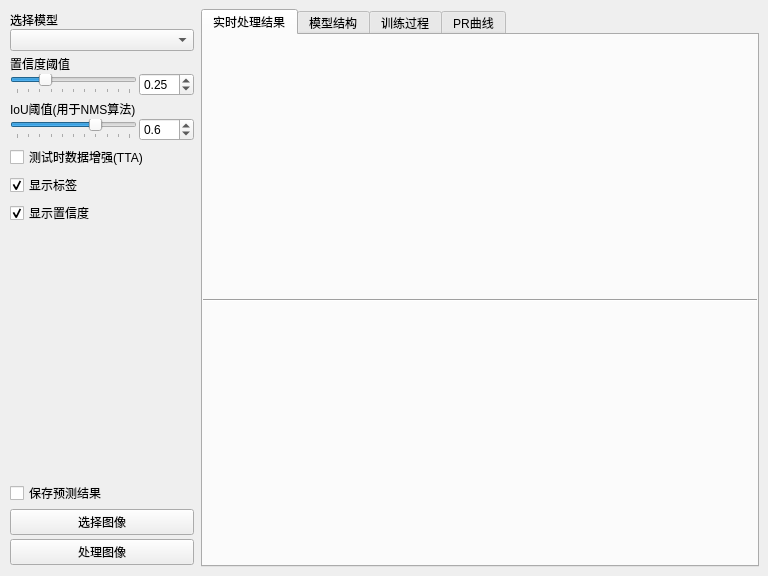
<?xml version="1.0" encoding="UTF-8"?>
<ui version="4.0">
 <class>MainWindow</class>
 <widget class="QMainWindow" name="MainWindow">
  <property name="geometry">
   <rect>
    <x>0</x>
    <y>0</y>
    <width>768</width>
    <height>576</height>
   </rect>
  </property>
  <property name="minimumSize">
   <size>
    <width>640</width>
    <height>480</height>
   </size>
  </property>
  <property name="windowTitle">
   <string>SAR图像舰船目标识别</string>
  </property>
  <property name="iconSize">
   <size>
    <width>24</width>
    <height>24</height>
   </size>
  </property>
  <property name="toolButtonStyle">
   <enum>Qt::ToolButtonIconOnly</enum>
  </property>
  <widget class="QWidget" name="centralwidget">
   <layout class="QHBoxLayout" name="mainHorizontalLayout" stretch="1,3">
    <item>
     <widget class="QWidget" name="leftPannel" native="true">
      <property name="sizePolicy">
       <sizepolicy hsizetype="Preferred" vsizetype="Preferred">
        <horstretch>0</horstretch>
        <verstretch>0</verstretch>
       </sizepolicy>
      </property>
      <property name="minimumSize">
       <size>
        <width>175</width>
        <height>0</height>
       </size>
      </property>
      <property name="maximumSize">
       <size>
        <width>200</width>
        <height>16777215</height>
       </size>
      </property>
      <layout class="QVBoxLayout" name="pannelVerticalLayout">
       <property name="spacing">
        <number>4</number>
       </property>
       <property name="leftMargin">
        <number>1</number>
       </property>
       <property name="topMargin">
        <number>2</number>
       </property>
       <property name="rightMargin">
        <number>1</number>
       </property>
       <property name="bottomMargin">
        <number>2</number>
       </property>
       <item>
        <layout class="QVBoxLayout" name="modelVerticalLayout">
         <property name="spacing">
          <number>0</number>
         </property>
         <item>
          <widget class="QLabel" name="modelLabel">
           <property name="text">
            <string>选择模型</string>
           </property>
          </widget>
         </item>
         <item>
          <widget class="QComboBox" name="modelComboBox">
           <property name="editable">
            <bool>false</bool>
           </property>
           <property name="currentText">
            <string/>
           </property>
           <property name="currentIndex">
            <number>-1</number>
           </property>
           <property name="placeholderText">
            <string/>
           </property>
          </widget>
         </item>
        </layout>
       </item>
       <item>
        <layout class="QVBoxLayout" name="confVerticalLayout">
         <property name="spacing">
          <number>0</number>
         </property>
         <item>
          <widget class="QLabel" name="confLabel">
           <property name="text">
            <string>置信度阈值</string>
           </property>
           <property name="textFormat">
            <enum>Qt::PlainText</enum>
           </property>
           <property name="scaledContents">
            <bool>false</bool>
           </property>
           <property name="wordWrap">
            <bool>false</bool>
           </property>
          </widget>
         </item>
         <item>
          <widget class="QWidget" name="confWidget" native="true">
           <layout class="QHBoxLayout" name="confHorizontalLayout" stretch="7,3">
            <property name="spacing">
             <number>2</number>
            </property>
            <property name="leftMargin">
             <number>0</number>
            </property>
            <property name="topMargin">
             <number>0</number>
            </property>
            <property name="rightMargin">
             <number>0</number>
            </property>
            <property name="bottomMargin">
             <number>0</number>
            </property>
            <item>
             <widget class="QSlider" name="confSlider">
              <property name="maximum">
               <number>100</number>
              </property>
              <property name="singleStep">
               <number>5</number>
              </property>
              <property name="value">
               <number>25</number>
              </property>
              <property name="tracking">
               <bool>true</bool>
              </property>
              <property name="orientation">
               <enum>Qt::Horizontal</enum>
              </property>
              <property name="invertedAppearance">
               <bool>false</bool>
              </property>
              <property name="invertedControls">
               <bool>false</bool>
              </property>
              <property name="tickPosition">
               <enum>QSlider::TicksBelow</enum>
              </property>
              <property name="tickInterval">
               <number>10</number>
              </property>
             </widget>
            </item>
            <item>
             <widget class="QDoubleSpinBox" name="confSpinBox">
              <property name="decimals">
               <number>2</number>
              </property>
              <property name="maximum">
               <double>1.000000000000000</double>
              </property>
              <property name="singleStep">
               <double>0.050000000000000</double>
              </property>
              <property name="value">
               <double>0.250000000000000</double>
              </property>
             </widget>
            </item>
           </layout>
          </widget>
         </item>
        </layout>
       </item>
       <item>
        <layout class="QVBoxLayout" name="iouVerticalLayout">
         <property name="spacing">
          <number>0</number>
         </property>
         <item>
          <widget class="QLabel" name="iouLabel">
           <property name="text">
            <string>IoU阈值(用于NMS算法)</string>
           </property>
          </widget>
         </item>
         <item>
          <widget class="QWidget" name="iouWidget" native="true">
           <layout class="QHBoxLayout" name="iouHorizontalLayout" stretch="7,3">
            <property name="spacing">
             <number>2</number>
            </property>
            <property name="leftMargin">
             <number>0</number>
            </property>
            <property name="topMargin">
             <number>0</number>
            </property>
            <property name="rightMargin">
             <number>0</number>
            </property>
            <property name="bottomMargin">
             <number>0</number>
            </property>
            <item>
             <widget class="QSlider" name="iouSlider">
              <property name="maximum">
               <number>10</number>
              </property>
              <property name="singleStep">
               <number>1</number>
              </property>
              <property name="pageStep">
               <number>1</number>
              </property>
              <property name="value">
               <number>7</number>
              </property>
              <property name="orientation">
               <enum>Qt::Horizontal</enum>
              </property>
              <property name="tickPosition">
               <enum>QSlider::TicksBelow</enum>
              </property>
              <property name="tickInterval">
               <number>0</number>
              </property>
             </widget>
            </item>
            <item>
             <widget class="QDoubleSpinBox" name="iouSpinBox">
              <property name="decimals">
               <number>1</number>
              </property>
              <property name="maximum">
               <double>1.000000000000000</double>
              </property>
              <property name="singleStep">
               <double>0.100000000000000</double>
              </property>
              <property name="value">
               <double>0.600000000000000</double>
              </property>
             </widget>
            </item>
           </layout>
          </widget>
         </item>
        </layout>
       </item>
       <item>
        <widget class="QCheckBox" name="augmentCheckBox">
         <property name="text">
          <string>测试时数据增强(TTA)</string>
         </property>
        </widget>
       </item>
       <item>
        <widget class="QCheckBox" name="labelCheckBox">
         <property name="text">
          <string>显示标签</string>
         </property>
         <property name="checked">
          <bool>true</bool>
         </property>
        </widget>
       </item>
       <item>
        <widget class="QCheckBox" name="confCheckBox">
         <property name="text">
          <string>显示置信度</string>
         </property>
         <property name="checked">
          <bool>true</bool>
         </property>
         <property name="tristate">
          <bool>false</bool>
         </property>
        </widget>
       </item>
       <item>
        <spacer name="verticalSpacer">
         <property name="orientation">
          <enum>Qt::Vertical</enum>
         </property>
         <property name="sizeHint" stdset="0">
          <size>
           <width>20</width>
           <height>40</height>
          </size>
         </property>
        </spacer>
       </item>
       <item>
        <widget class="QCheckBox" name="saveCheckBox">
         <property name="text">
          <string>保存预测结果</string>
         </property>
        </widget>
       </item>
       <item>
        <widget class="QPushButton" name="selectButton">
         <property name="text">
          <string>选择图像</string>
         </property>
        </widget>
       </item>
       <item>
        <widget class="QPushButton" name="processButton">
         <property name="text">
          <string>处理图像</string>
         </property>
        </widget>
       </item>
      </layout>
     </widget>
    </item>
    <item>
     <widget class="QTabWidget" name="tabWidget">
      <property name="tabShape">
       <enum>QTabWidget::Rounded</enum>
      </property>
      <property name="currentIndex">
       <number>0</number>
      </property>
      <widget class="QWidget" name="resultTab">
       <attribute name="title">
        <string>实时处理结果</string>
       </attribute>
       <layout class="QVBoxLayout" name="resultVerticalLayout">
        <property name="spacing">
         <number>0</number>
        </property>
        <property name="leftMargin">
         <number>0</number>
        </property>
        <property name="topMargin">
         <number>0</number>
        </property>
        <property name="rightMargin">
         <number>0</number>
        </property>
        <property name="bottomMargin">
         <number>0</number>
        </property>
        <item>
         <widget class="QLabel" name="rawLabel">
          <property name="text">
           <string/>
          </property>
          <property name="alignment">
           <set>Qt::AlignCenter</set>
          </property>
         </widget>
        </item>
        <item>
         <widget class="Line" name="line">
          <property name="orientation">
           <enum>Qt::Horizontal</enum>
          </property>
         </widget>
        </item>
        <item>
         <widget class="QLabel" name="resultLabel">
          <property name="text">
           <string/>
          </property>
          <property name="alignment">
           <set>Qt::AlignCenter</set>
          </property>
         </widget>
        </item>
       </layout>
      </widget>
      <widget class="QWidget" name="structureTab">
       <attribute name="title">
        <string>模型结构</string>
       </attribute>
       <layout class="QVBoxLayout" name="structureVerticalLayout">
        <property name="spacing">
         <number>0</number>
        </property>
        <property name="leftMargin">
         <number>0</number>
        </property>
        <property name="topMargin">
         <number>0</number>
        </property>
        <property name="rightMargin">
         <number>0</number>
        </property>
        <property name="bottomMargin">
         <number>0</number>
        </property>
        <item>
         <widget class="QLabel" name="structureLabel">
          <property name="text">
           <string/>
          </property>
          <property name="alignment">
           <set>Qt::AlignCenter</set>
          </property>
         </widget>
        </item>
       </layout>
      </widget>
      <widget class="QWidget" name="trainTab">
       <attribute name="title">
        <string>训练过程</string>
       </attribute>
       <layout class="QVBoxLayout" name="verticalLayout">
        <property name="spacing">
         <number>0</number>
        </property>
        <property name="leftMargin">
         <number>0</number>
        </property>
        <property name="topMargin">
         <number>0</number>
        </property>
        <property name="rightMargin">
         <number>0</number>
        </property>
        <property name="bottomMargin">
         <number>0</number>
        </property>
        <item>
         <widget class="QLabel" name="trainLabel">
          <property name="text">
           <string/>
          </property>
          <property name="alignment">
           <set>Qt::AlignCenter</set>
          </property>
         </widget>
        </item>
       </layout>
      </widget>
      <widget class="QWidget" name="evalTab">
       <attribute name="title">
        <string>PR曲线</string>
       </attribute>
       <layout class="QVBoxLayout" name="evalVerticalLayout">
        <property name="spacing">
         <number>0</number>
        </property>
        <property name="leftMargin">
         <number>0</number>
        </property>
        <property name="topMargin">
         <number>0</number>
        </property>
        <property name="rightMargin">
         <number>0</number>
        </property>
        <property name="bottomMargin">
         <number>0</number>
        </property>
        <item>
         <widget class="QLabel" name="evalLabel">
          <property name="text">
           <string/>
          </property>
          <property name="alignment">
           <set>Qt::AlignCenter</set>
          </property>
         </widget>
        </item>
       </layout>
      </widget>
     </widget>
    </item>
   </layout>
  </widget>
 </widget>
 <tabstops>
  <tabstop>modelComboBox</tabstop>
  <tabstop>confSlider</tabstop>
  <tabstop>confSpinBox</tabstop>
  <tabstop>iouSlider</tabstop>
  <tabstop>iouSpinBox</tabstop>
  <tabstop>augmentCheckBox</tabstop>
  <tabstop>labelCheckBox</tabstop>
  <tabstop>confCheckBox</tabstop>
  <tabstop>saveCheckBox</tabstop>
  <tabstop>selectButton</tabstop>
  <tabstop>processButton</tabstop>
  <tabstop>tabWidget</tabstop>
 </tabstops>
 <resources/>
 <connections/>
</ui>
